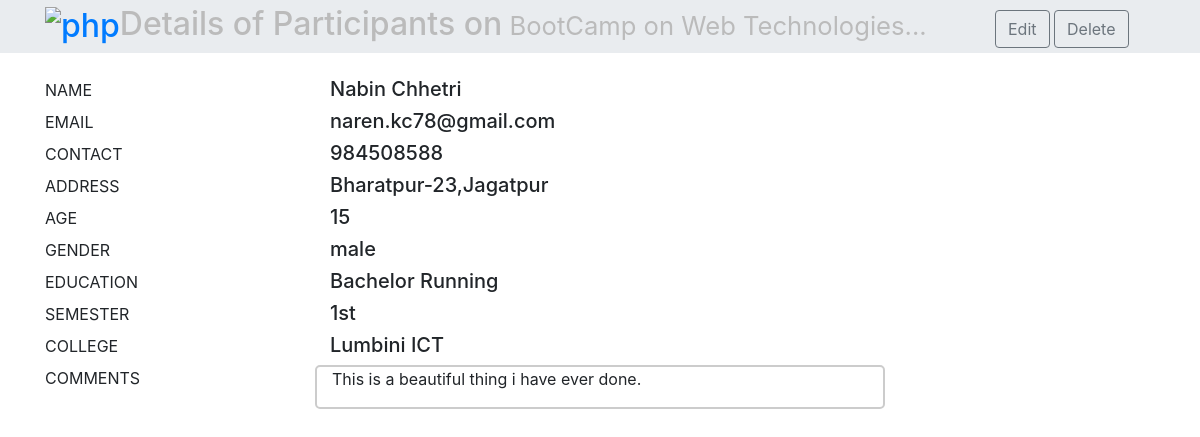
The page /details.php?id=19 on the database its author committed.
### tables this page shows
CREATE TABLE `participantsdetails` (
  `id` int(11) NOT NULL,
  `name` varchar(200) NOT NULL,
  `email` varchar(200) NOT NULL,
  `contact` varchar(200) NOT NULL,
  `address` varchar(200) NOT NULL,
  `comments` text NOT NULL,
  `age` int(11) NOT NULL,
  `gender` enum('male','female','other') NOT NULL,
  `education` varchar(200) NOT NULL,
  `semester` varchar(200) NOT NULL,
  `college` varchar(200) NOT NULL
);

### details.php (the view)
<?php require_once("dbconn.php") ?>
<!DOCTYPE html>
<html>
  <?php include("head.php") ?>
  <body>
    <?php
    $id = $_GET["id"];
    if($id){
      $query = "SELECT * FROM participantsDetails WHERE id = '".$id."'";
    }?>
    <header style="background-color:#e9ecef;">
      <div class="container">
        <div class="row">
          <div class="col-sm-10">
          <h2 style="color:#bbb; padding-top:5px;"><a href="/bootcamp/home.php"><img src="/bootcamp/phplogo.png" alt="php" style="width:50px;"></a>Details of Participants on<small> BootCamp on Web Technologies...</small></h2>
        </div>
        <div class="col-sm-2" style="padding-top:10px;">
            <a class="btn btn-outline-secondary" href="/bootcamp/edit.php?id=<?php echo $id; ?>">Edit</a>
            <a class="btn btn-outline-secondary" href="/bootcamp/delete.php?id=<?php echo $id; ?>">Delete</a>
        </div>
      </div>
      </div>
    </header>
<br/>
    <div class="container">
          <?php
          $res = $conn->query($query);
          if($res){
            while($r = mysqli_fetch_array($res)){
              ?>
              <div class="row">
                <div class="col-sm-3">
                  <h5><small>NAME</small> </h5>
                </div>
                <div class="col-sm-6">
                  <h5><?php echo $r["name"]; ?></h5>
                </div>
              </div>
              <div class="row">
                <div class="col-sm-3">
                  <h5><small>EMAIL</small> </h5>
                </div>
                <div class="col-sm-6">
                  <h5><?php echo $r["email"]; ?></h5>
                </div>
              </div>
              <div class="row">
                <div class="col-sm-3">
                  <h5><small>CONTACT</small> </h5>
                </div>
                <div class="col-sm-6">
                  <h5><?php echo $r["contact"]; ?></h5>
                </div>
              </div>
              <div class="row">
                <div class="col-sm-3">
                  <h5><small>ADDRESS</small> </h5>
                </div>
                <div class="col-sm-6">
                  <h5><?php echo $r["address"]; ?></h5>
                </div>
              </div>
              <div class="row">
                <div class="col-sm-3">
                  <h5><small>AGE</small> </h5>
                </div>
                <div class="col-sm-6">
                  <h5><?php echo $r["age"]; ?></h5>
                </div>
              </div>
              <div class="row">
                <div class="col-sm-3">
                  <h5><small>GENDER</small> </h5>
                </div>
                <div class="col-sm-6">
                  <h5><?php echo $r["gender"]; ?></h5>
                </div>
              </div>
              <div class="row">
                <div class="col-sm-3">
                  <h5><small>EDUCATION</small> </h5>
                </div>
                <div class="col-sm-6">
                  <h5><?php echo $r["education"]; ?></h5>
                </div>
              </div>
              <div class="row">
                <div class="col-sm-3">
                  <h5><small>SEMESTER</small> </h5>
                </div>
                <div class="col-sm-6">
                  <h5><?php echo $r["semester"]; ?></h5>
                </div>
              </div>
              <div class="row">
                <div class="col-sm-3">
                  <h5><small>COLLEGE</small> </h5>
                </div>
                <div class="col-sm-6">
                  <h5><?php echo $r["college"]; ?></h5>
                </div>
              </div>
              <div class="row">
                <div class="col-sm-3">
                  <h5><small>COMMENTS</small> </h5>
                </div>
                <div class="col-sm-6" style="border:2px solid #ccc;border-radius:5px">
                  <p><?php echo $r["comments"]; ?></p>
                </div>
              </div>
              <?php
            }
          }
           ?>
    </div>
  </body>
</html>

### style.css (style rules this page uses)
a { text-decoration: none; }

### rows shown on the page
participantsdetails: name "Nabin Chhetri", email "naren.kc78@gmail.com", contact "984508588", address "Bharatpur-23,Jagatpur", age "15", gender "male", education "Bachelor Running", semester "1st", college "Lumbini ICT", comments "This is a beautiful thing i have ever done."
